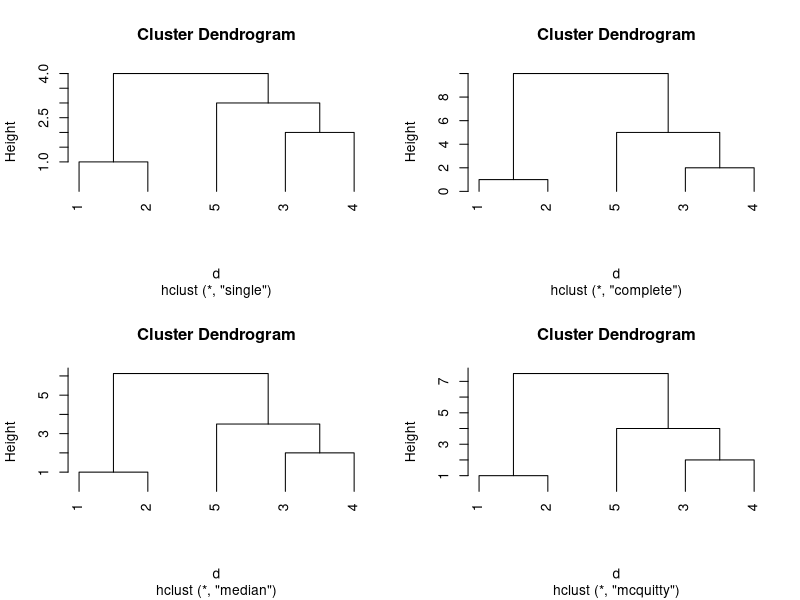
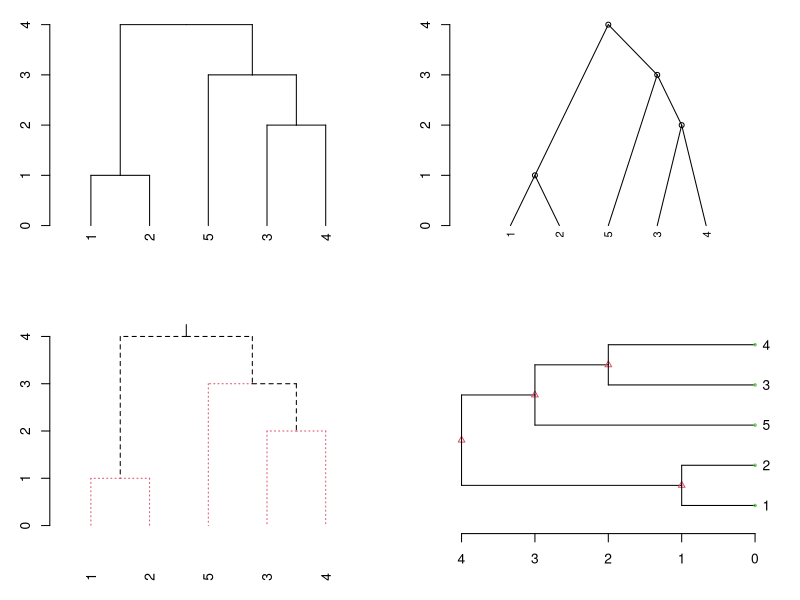

Generate these figures, in order, with R:


## ===================================================================================== ##
#        An Sample Example of Hierarchical Clustering and its Visualization 
## ===================================================================================== ##

# sample
x <- c(1,2,6,8,11)
dim(x) <- c(5,1)
# calculate the distance
d <- dist(x,diag=T)
# Hierarchical Clustering using different methods
hc1 <- hclust(d, "single")
hc2 <- hclust(d, "complete")
hc3 <- hclust(d, "median")
hc4 <- hclust(d, "mcquitty")
# visualization
opar=par(mfrow = c(2, 2))
plot(hc1,hang=-1)
plot(hc2,hang=-1)
plot(hc3,hang=-1)
plot(hc4,hang=-1)
par(opar)
# different visualization methods optional
dend1 <- as.dendrogram(hc1)
opar <- par(mfrow = c(2, 2),mar = c(4,3,1,2))
plot(dend1)
plot(dend1, nodePar=list(pch = c(1,NA), cex=0.8, lab.cex = 0.8),
     type = "t", center=TRUE)
plot(dend1, edgePar=list(col = 1:2, lty = 2:3), dLeaf=1, edge.root = TRUE)
plot(dend1, nodePar=list(pch = 2:1,cex=.4*2:1, col = 2:3), horiz=TRUE)
par(opar)

